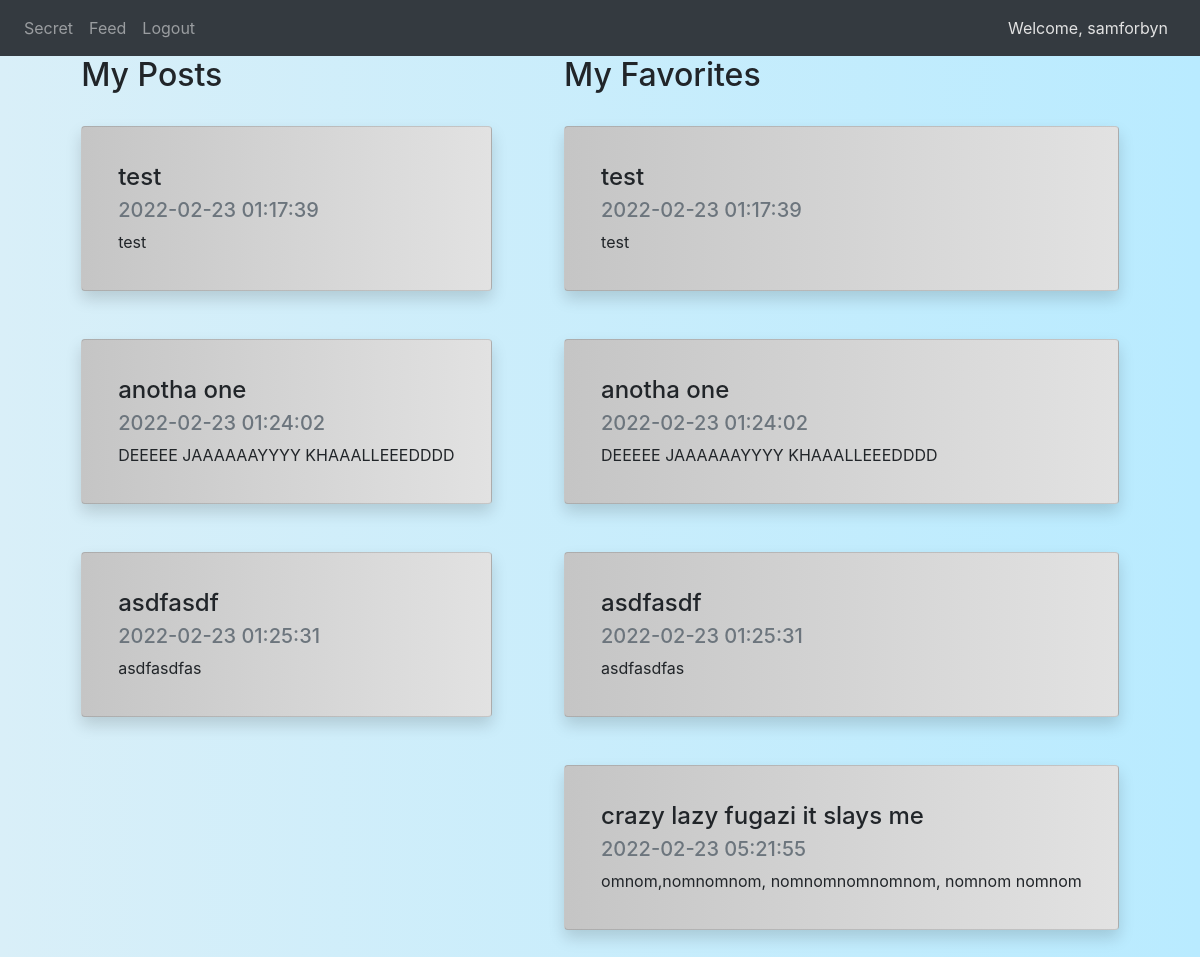
Screenshot of /profile (signed in) with the database file from the repository.
### website/models.py (models this page shows, shortened)
class Users(db.Model, UserMixin):
    user_id = db.Column(db.Integer, primary_key=True, autoincrement=True, nullable=False)
    first_name = db.Column(db.String(175), nullable=False)
    last_name = db.Column(db.String(175), nullable=False)
    email = db.Column(db.String(175), unique=True, nullable=False)
    username = db.Column(db.String(175), unique=True, nullable=False)
    password = db.Column(db.String(512), nullable=False)

class Posts(db.Model):
    post_id = db.Column(db.Integer, primary_key=True, autoincrement=True)
    post_title = db.Column(db.String(175))
    post_content = db.Column(db.String(10000))
    post_image = db.Column(db.LargeBinary)
    post_date = db.Column(db.DateTime(timezone=True), server_default = func.now())
    post_author = db.Column(db.Integer, db.ForeignKey('users.user_id'))

### website/auth.py (the view)
@auth.route('/profile', methods=['GET', 'POST'])
def profile():
    user = Users.query.filter_by(username=current_user.username).first()
    users_posts = Posts.query.filter_by(post_author=user.user_id).all()
    users_favorites = Favorites.query.filter_by(user_id=user.user_id).all()
    favorite_ids = [x.post_id for x in users_favorites]
    print(favorite_ids)
    fav_posts = Posts.query.filter(Posts.post_id.in_(favorite_ids)).all()
    print(fav_posts)
    return render_template('profile.html', user= current_user, posts=users_posts, favorites=fav_posts)

### website/__init__.py (called while the page is built)
def create_app():
    app = Flask(__name__)
    app.config['SECRET_KEY'] = SECRET_KEY
    app.config['SQLALCHEMY_DATABASE_URI'] = f'sqlite:///{DB_NAME}'
    app.config['SQLALCHEMY_TRACK_MODIFICATIONS'] = False
    db.init_app(app)
    from .views import views
    from .auth import auth
    app.register_blueprint(views, url_prefix='/')
    app.register_blueprint(auth, url_prefix='/')
    QRcode(app)
    from .models import Users, Posts, Favorites
    create_database(app)
    login_manager = LoginManager()
    login_manager.login_view = 'auth.login'
    login_manager.init_app(app)
    @login_manager.user_loader
    def load_user(id):
        return Users.query.get(int(id))
    return app

### website/templates/profile.html (shortened to what this page needs)
{% extends 'base.html' %}
{% block style %}
    <link rel="stylesheet" href="static/profile_css.css">
{% endblock %}
{% block body%}
<div class="d-flex flex-row justify-content-around">
    <div>
        <h2 class="mb-4">My Posts</h2>
        {% for post in posts %}
        <div align="left">
            <div class="card shadow p-3 mb-5 bg-white rounded postBG">
                <div class="card-body" align="left">
                    <h4 class="card-title">{{ post.post_title }}</h4>
                    <h5 class="card-subtitle mb-2 text-muted">{{ post.post_date }}</h5>
                    <p class="card-text">{{ post.post_content }}</p>
                </div>
            </div>
        </div>
        {% endfor %}
    </div>
    <div>
        <h2 class="mb-4">My Favorites</h2>
        {% for favorite in favorites %}
        <div align="left">
            <div class="card shadow p-3 mb-5 bg-white rounded postBG">
                <div class="card-body" align="left">
                    <h4 class="card-title">{{ favorite.post_title }}</h4>
                    <h5 class="card-subtitle mb-2 text-muted">{{ favorite.post_date }}</h5>
                    <p class="card-text">{{ favorite.post_content }}</p>
                </div>
            </div>
        </div>
        {% endfor %}
    </div>
</div>
{%endblock%}

### website/templates/base.html (shortened to what this page needs)
<!DOCTYPE html>
<html lang="en">
<head>
    <link rel="stylesheet" href="https://stackpath.bootstrapcdn.com/bootstrap/4.1.3/css/bootstrap.min.css">
    <link rel="stylesheet" href="https://cdnjs.cloudflare.com/ajax/libs/font-awesome/6.0.0/css/all.min.css" />
    <link rel="stylesheet" href="static/base_css.css">
    {% block style%}
    {% endblock %}
</head>
<body>
    <nav class = "navbar navbar-expand-lg navbar-dark bg-dark">
        <div class ="collapse navbar-collapse" id="navbar">
            <div class ="navbar-nav">
                {% if user.is_authenticated %}
                <a id = "home" href={{ url_for('views.home') }} class="nav-item nav-link">Secret</a>
                <a id = "home" href={{ url_for('views.feed') }} class="nav-item nav-link">Feed</a>
                <a id = "logout" href={{ url_for('auth.logout') }} class="nav-item nav-link">Logout</a>
                {% else %}
                <a id = "login" href={{ url_for('auth.login') }} class="nav-item nav-link">Login</a>
                <a id = "signUp" href={{ url_for('auth.sign_up') }} class="nav-item nav-link">Sign Up</a>
                {% endif %}
            </div>
        </div>
        {% if user.is_authenticated %}
        <a id="welcome" class="nav-item nav-link ml-auto" href={{ url_for('auth.profile') }}>Welcome, {{ user.username }}</a>
        {% endif %}
    </nav>
    <div class="container">
        {% block body%}
        {%endblock%}
    </div>
</body>
</html>

### website/static/base_css.css (style rules this page uses)
body { background-image: linear-gradient(to right,#d9eff8, #b9ebff); }
#welcome { color: #e2e2e2; }

### website/static/profile_css.css (style rules this page uses)
.postBG { background-image: linear-gradient(to left,#e2e2e2, #c5c5c5); margin-top: 2rem; margin-bottom: 1rem; width: 20; }

### rows the page displays
Users: username "samforbyn"
Posts: post_title "test", post_date "2022-02-23 01:17:39", post_content "test"
Posts: post_title "anotha one", post_date "2022-02-23 01:24:02", post_content "DEEEEE JAAAAAAYYYY KHAAALLEEEDDDD"
Posts: post_title "asdfasdf", post_date "2022-02-23 01:25:31", post_content "asdfasdfas"
Posts: post_title "crazy lazy fugazi it slays me", post_date "2022-02-23 05:21:55", post_content "omnom,nomnomnom, nomnomnomnomnom, nomnom nomnom"
